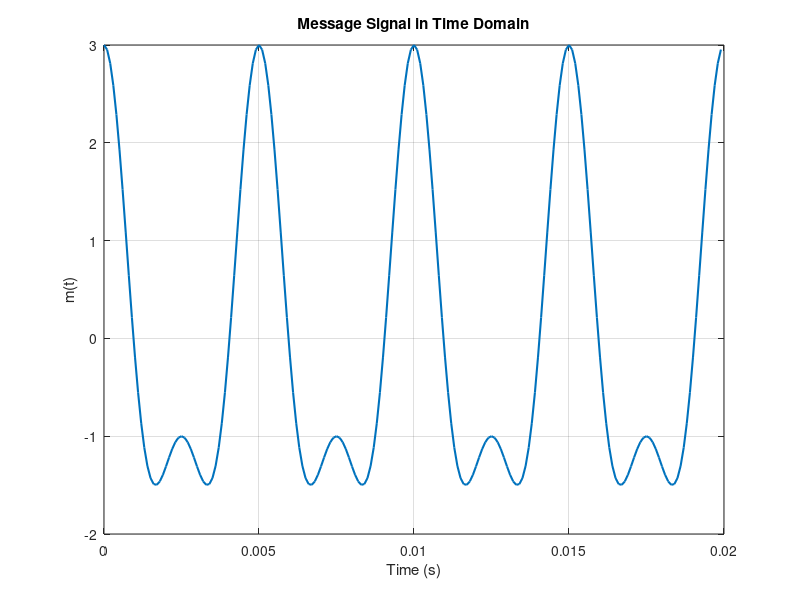
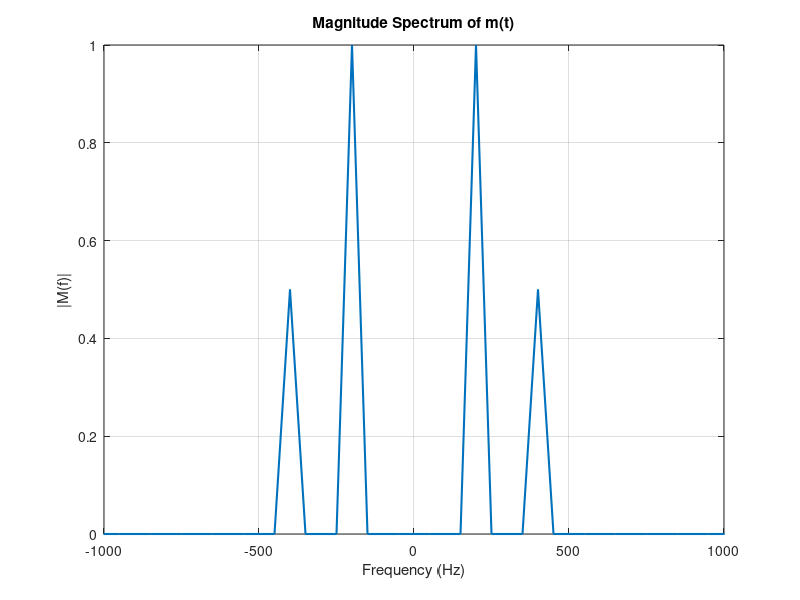

Here is the MATLAB script that generated these plots, in order:
clc;
clear;
close all;

fs = 10000;             
T  = 0.02;               
t  = 0:1/fs:T-1/fs;      

m = 2*cos(400*pi*t) + cos(800*pi*t);

figure;
plot(t, m, 'LineWidth', 1.5);
grid on;
xlabel('Time (s)');
ylabel('m(t)');
title('Message Signal in Time Domain');


N = length(m);                  
M = fft(m);                    
M_shifted = fftshift(M);        


f = (-N/2:N/2-1)*(fs/N);

figure;
plot(f, abs(M_shifted)/N, 'LineWidth', 1.5);
grid on;
xlabel('Frequency (Hz)');
ylabel('|M(f)|');
title('Magnitude Spectrum of m(t)');
xlim([-1000 1000]);


f1 = 200;   
f2 = 400;   

Bm = max(f1, f2);

fprintf('Message Bandwidth = %d Hz\n', Bm);
